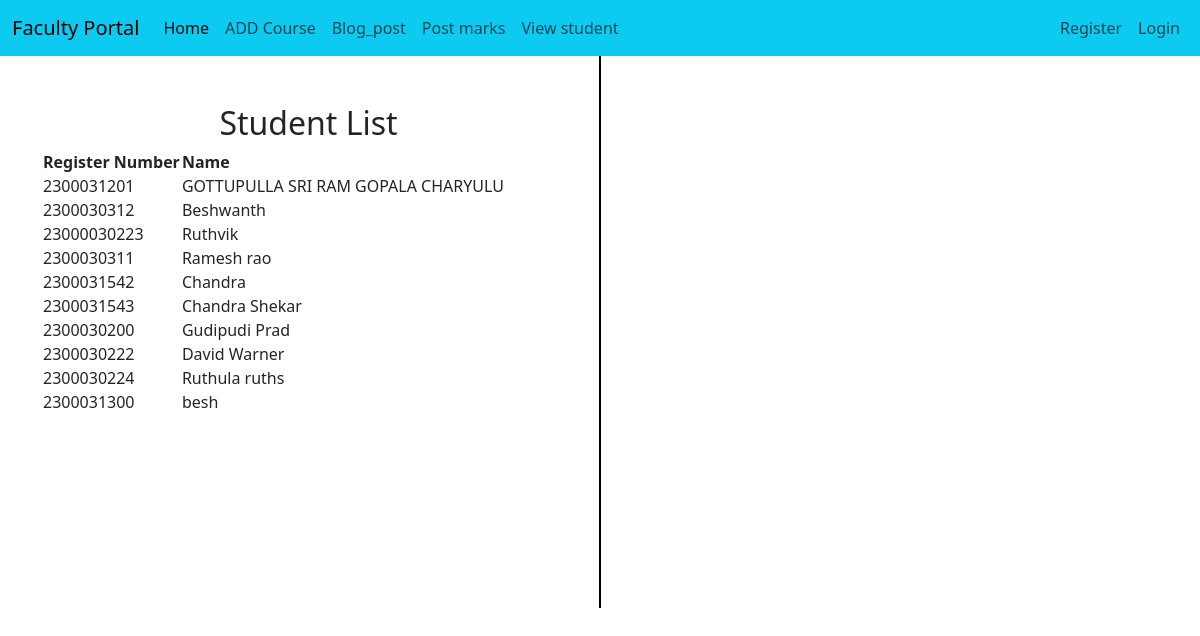
The app's page /facultyapp/view_student_list/ with its own data.
### adminapp/models.py (models this page shows, shortened)
class StudentList(models.Model):
    Register_Number = models.CharField(max_length=20, unique=True)
    Name = models.CharField(max_length=100)
    user = models.OneToOneField(User, on_delete=models.CASCADE, null=True)

### facultyapp/views.py (the view)
# urls.py: path('view_student_list/', views.view_student_list, name='view_student_list'),
def view_student_list(request):
    course = request.GET.get('course')
    section = request.GET.get('section')
    student_courses = AddCourse.objects.all()
    if course:
        student_courses = student_courses.filter(course=course)
    if section:
        student_courses = student_courses.filter(section=section)
    students = StudentList.objects.filter(id__in=student_courses.values('student_id'))
    course_choices = AddCourse.COURSE_CHOICES
    section_choices = AddCourse.SECTION_CHOICES
    context = {
        'students': students,
        'course_choices': course_choices,
        'section_choices': section_choices,
        'selected_course': course,
        'selected_section': section,
    }
    return render(request, 'facultyapp/view_student_list.html', context)

### templates/facultyapp/view_student_list.html (shortened to what this page needs)
{% extends 'Navbar/FacultyNavbar.html' %}
{% load static %}
{% block body %}
<div class="container text-center">
  <div class="row">
    <div class="col">
        <br><br>
            <h2>Student List</h2>
<table>
    <tr>
        <th>Register Number</th>
        <th>Name</th>
    </tr>
    {% for student in students %}
    <tr>
        <td>{{ student.Register_Number }}</td>
        <td>{{ student.Name }}</td>
    </tr>
    {% endfor %}
</table>
    </div>
      <br><br><br><br><br><br><br><br><br><br><br><br><br><br><br><br>
      <br><br><br><br><br><br><br>
       <div class="col-auto d-flex align-items-center">
      <div style="border-left: 2px solid black; height: 100%;"></div>
    </div>
    <div class="col">
        <br><br>
    </div>
  </div>
</div>
{% endblock %}

### templates/Navbar/FacultyNavbar.html (shortened to what this page needs)
<html lang="en">
<head>
    <link href="https://cdn.jsdelivr.net/npm/bootstrap@5.3.3/dist/css/bootstrap.min.css" rel="stylesheet">
</head>
<body>
    <nav class="navbar navbar-expand-lg bg-info">
  <div class="container-fluid">
    <a class="navbar-brand" href="{% url 'facultyapp:FacultyHomePage' %}">Faculty Portal</a>
    <div class="collapse navbar-collapse" id="navbarNavDropdown">
      <ul class="navbar-nav">
        <li class="nav-item">
          <a class="nav-link active" aria-current="page" href="{% url 'facultyapp:FacultyHomePage' %}">Home</a>
        </li>
        <li class="nav-item">
          <a class="nav-link" href="{% url 'facultyapp:add_course' %}">ADD Course</a>
        </li>
        <li class="nav-item">
          <a class="nav-link" href="{% url 'facultyapp:add_blog' %}">Blog_post</a>
        </li>
        <li class="nav-item">
          <a class="nav-link" href="{% url 'facultyapp:post_marks' %}">Post marks</a>
        </li>
        <li class="nav-item">
          <a class="nav-link" href="{% url 'facultyapp:view_student_list' %}">View student</a>
        </li>
      </ul>
    </div>
    <ul class="navbar-nav ms-auto">
      {% if user.is_authenticated %}
        <li class="nav-item">
          <span class="nav-link">Welcome, {{ user.username }}</span>
        </li>
        <li class="nav-item">
          <a class="nav-link" href="{% url 'logout' %}"><b><i>Logout</i></b></a>
        </li>
      {% else %}
        <li class="nav-item">
          <a class="nav-link" href="{% url 'registerpagecall' %}">Register</a>
        </li>
        <li class="nav-item">
          <a class="nav-link" href="{% url 'loginpagecall' %}">Login</a>
        </li>
      {% endif %}
    </ul>
  </div>
</nav>
{% block body %}
{% endblock %}
</body>
</html>

### records on screen
StudentList: Register_Number "2300031201", Name "GOTTUPULLA SRI RAM GOPALA CHARYULU"
StudentList: Register_Number "2300030312", Name "Beshwanth"
StudentList: Register_Number "23000030223", Name "Ruthvik"
StudentList: Register_Number "2300030311", Name "Ramesh rao"
StudentList: Register_Number "2300031542", Name "Chandra"
StudentList: Register_Number "2300031543", Name "Chandra Shekar"
StudentList: Register_Number "2300030200", Name "Gudipudi Prad"
StudentList: Register_Number "2300030222", Name "David Warner"
StudentList: Register_Number "2300030224", Name "Ruthula ruths"
StudentList: Register_Number "2300031300", Name "besh"
